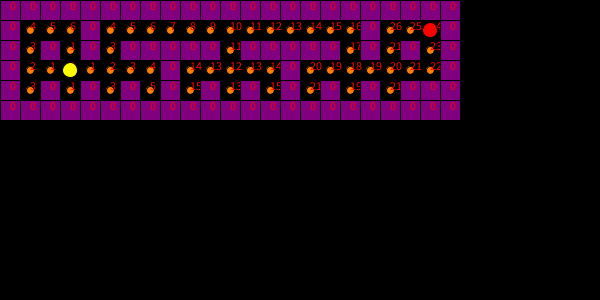
Frame 1 (no input)
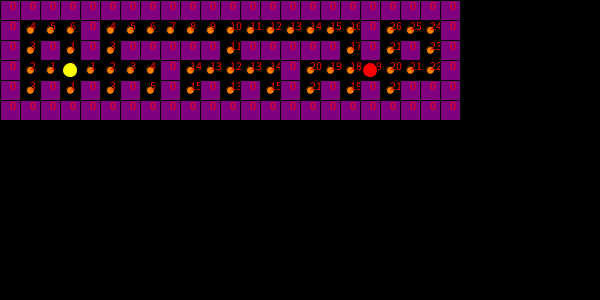
Frame 60 (the mouse pressed at the canvas centre just before this capture)
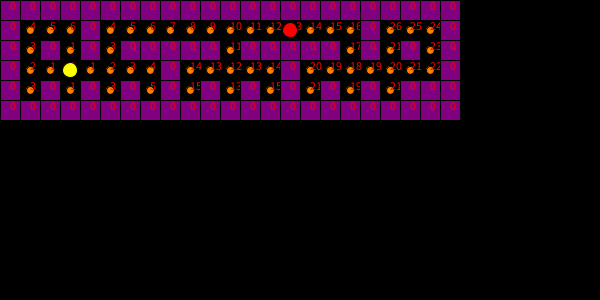
Frame 120 (the mouse held since frame 60 and released just before this capture)

The Processing sketch that drew these frames (run headless with seeded random() and noise(); from frame 60 on, the mouse is pressed at the canvas centre):

// Processing sketch: week16_1_pacman_bfs_ghost_move
// ── week16_1_pacman_bfs_ghost_move.pde
int [][] map = {
  {2, 2, 2, 2, 2, 2, 2, 2, 2, 2, 2, 2, 2, 2, 2, 2, 2, 2, 2, 2, 2, 2, 2},
  {2, 1, 1, 1, 2, 1, 1, 1, 1, 1, 1, 1, 1, 1, 1, 1, 1, 1, 2, 1, 1, 1, 2}, 
  {2, 1, 2, 1, 2, 1, 2, 2, 2, 2, 2, 1, 2, 2, 2, 2, 2, 1, 2, 1, 2, 1, 2},
  {2, 1, 1, 1, 1, 1, 1, 1, 2, 1, 1, 1, 1, 1, 2, 1, 1, 1, 1, 1, 1, 1, 2}, 
  {2, 1, 2, 1, 2, 1, 2, 1, 2, 1, 2, 1, 2, 1, 2, 1, 2, 1, 2, 1, 2, 2, 2}, 
  {2, 2, 2, 2, 2, 2, 2, 2, 2, 2, 2, 2, 2, 2, 2, 2, 2, 2, 2, 2, 2, 2, 2}};
int M, N;
int [][]yuutaDist;
boolean [][] visited;
void setup(){
  size(600,300);
  M = map.length;
  N = map[0].length;
  print(N);
  yuutaDist = new int[M][N];
  visited = new boolean[M][N];
  buildBFS(3, 3, 0);
}
void draw(){
  background(0);
  for(int i=0; i<M; i++){
    for(int j=0; j<N; j++){
      if(map[i][j]==2) {
        fill(128,0,128); rect(j*20, i*20, 20, 20);
      }else{
        fill(255, 128, 0); ellipse(10+j*20, 10+i*20, 8, 8);
      }
      fill(255,0,0);
      text(yuutaDist[i][j]+" ", 10+j*20, 10+i*20);
    }
  }
  fill(255,255,0);
  ellipse(10+3*20, 10+3*20, 15, 15);
  fill(255,0,0);
  ellipse(10+ghostJ*20, 10+ghostI*20, 15, 15);
  if(frameCount%10==0) ghostMove();
}
void ghostMove(){
  if(ghostMoveIJ(ghostI+1,ghostJ, yuutaDist[ghostI][ghostJ])) return;
  if(ghostMoveIJ(ghostI-1,ghostJ, yuutaDist[ghostI][ghostJ])) return;
  if(ghostMoveIJ(ghostI,ghostJ+1, yuutaDist[ghostI][ghostJ])) return;
  if(ghostMoveIJ(ghostI,ghostJ-1, yuutaDist[ghostI][ghostJ])) return;
}
boolean ghostMoveIJ(int i, int j, int oldValue){
  if(i<0 || j<0 || i>=M || j>=N) return false;
  if(yuutaDist[i][j]==0) return false;
  if(yuutaDist[i][j] ==oldValue-1){
    ghostI = i;
    ghostJ = j;
    return true;
  }
  return false;
}
ArrayList<Integer> queueI = new ArrayList<Integer>();
ArrayList<Integer> queueJ = new ArrayList<Integer>();
ArrayList<Integer> queueD = new ArrayList<Integer>();
void buildBFS(int I, int J, int D){
  queueI.add(I);
  queueJ.add(J);
  queueD.add(D);
  yuutaDist[I][J] = D;
  visited[I][J] = true;
  while( queueI.size()>0 ){
    int i = queueI.remove(queueI.size()-1);
    int j = queueJ.remove(queueJ.size()-1);
    int d = queueD.remove(queueD.size()-1);
    yuutaDist[i][j] = d;
    testAndPush(i+1, j, d+1);
    testAndPush(i-1, j, d+1);
    testAndPush(i, j+1, d+1);
    testAndPush(i, j-1, d+1);
  }
  
}
int ghostI = 1, ghostJ = 21;
void testAndPush(int i, int j, int d){
  if(i<0 || j<0 || i>=M || j>=N) return;
  if(visited[i][j]) return;
  visited[i][j] = true;
  if(map[i][j]==2) return;
  queueI.add(i);
  queueJ.add(j);
  queueD.add(d);
}
